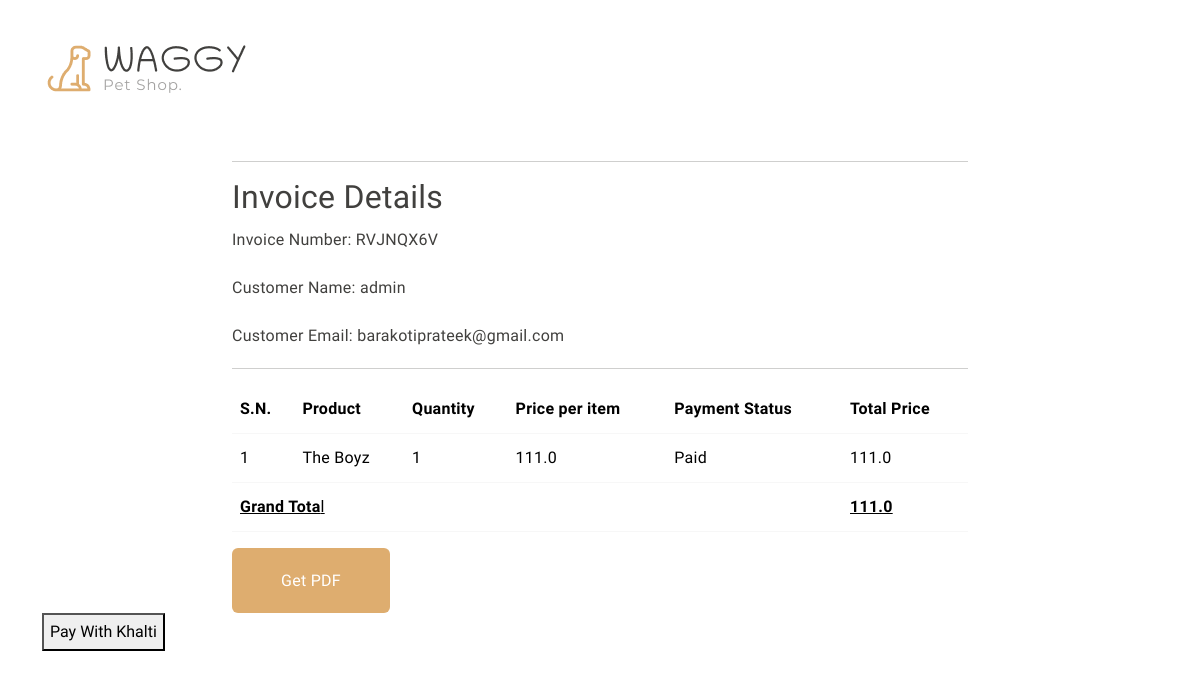
Screenshot of /invoice-details/RVJNQX6V (signed in) with the database file from the repository.
### shop/product/models.py (models this page shows, shortened)
class Order(db.Model):
    id = db.Column(db.Integer, primary_key=True)
    quantity = db.Column(db.Integer, nullable=False)
    price = db.Column(db.Float, nullable=False)
    status = db.Column(db.String(100), nullable=False, default="Pending")
    payment_status = db.Column(db.String(100), nullable=False, default="Unpaid")
    invoice = db.Column(db.String(1000), nullable=True)
    invoice_number = db.Column(db.String(8))
    user_link = db.Column(db.Integer, db.ForeignKey('user.id'), nullable=False)
    product_link = db.Column(db.Integer, db.ForeignKey('product.id'), nullable=False)
    user = db.relationship('User', backref='orders')
    product = db.relationship('Product', backref='ordered_in_orders')

class Product(db.Model):
    id = db.Column(db.Integer , primary_key = True)
    name = db.Column(db.String(50) , nullable =False)
    date_created = db.Column(db.Date , default= datetime.now().date)
    image_file = db.Column(db.String(20), nullable=False, default = 'default.jpg')
    price = db.Column(db.Numeric(10,2) , nullable=False)
    tags = db.Column(db.String(200))
    desc = db.Column(db.String(1000))
    category_id = db.Column(db.Integer , db.ForeignKey('category.id'))
    category = db.relationship('Category', backref=db.backref('associated_products', lazy=True))
    user_id = db.Column(db.Integer , db.ForeignKey('user.id') , nullable = False)
    likes = db.relationship('Likes', backref='product', lazy=True , cascade='all, delete-orphan')
    carts = db.relationship('Cart', backref=db.backref('product', lazy=True), cascade= 'all, delete-orphan', single_parent=True)
    orders = db.relationship('Order', backref=db.backref('ordered_product', lazy=True), cascade= 'all, delete-orphan', single_parent=True)
    ratings = db.relationship('Rating', backref='rated_product', lazy=True, cascade='all, delete-orphan')

### shop/user/models.py (models this page shows)
class User(db.Model, UserMixin):
    id = db.Column(db.Integer, primary_key = True)
    email = db.Column(db.String(120) , unique = True , nullable = False)
    username = db.Column(db.String(50) , nullable=False)
    password = db.Column(db.String(60) , nullable=False)
    image_file = db.Column(db.String(20), nullable=False, default = 'default.png')
    role = db.Column(db.String(20) , nullable=False , default='customer')
    likes = db.relationship('Likes', backref='user', cascade='all, delete-orphan')
    cart_items = db.relationship('Cart', backref=db.backref('user', lazy=True), cascade='all, delete-orphan')
    user_orders = db.relationship('Order', back_populates='user', cascade='all, delete-orphan')
    def delete(self):
        for like in self.likes:
            db.session.delete(like)
        for order in self.user_orders:
            db.session.delete(order)
        for cart_item in self.cart_items:
            db.session.delete(cart_item)
        db.session.delete(self)
        db.session.commit()

### shop/product/routes.py (the view)
@app.route('/invoice-details/<invoice_number>')
@login_required
def show_invoice_details(invoice_number):
    orders = Order.query.filter_by(user_link=current_user.id , invoice_number=invoice_number).all()
    user = User.query.get(current_user.id)
    print(invoice_number)
    return render_template('product/invoice_details.html', orders=orders, user=user, invoice_number=invoice_number)

### shop/user/models.py (called while the page is built)
@login_manager.user_loader
def load_user(user_id):
    return User.query.get(int(user_id))

### shop/templates/product/invoice_details.html (shortened to what this page needs)
{% extends 'base.html' %}
{% block body %}
<div class="container my-3">
    <div class="row py-4 pb-0 pb-sm-4 align-items-center ">
        <div class="col-sm-4 col-lg-3 text-center text-sm-start">
            <div class="main-logo">
                <a href="{{url_for('home')}}">
                    <img src="{{url_for('static', filename='images/logo.png')}}" alt="logo" class="img-fluid">
                </a>
            </div>
        </div>
        <div class="container mt-5">
            <div class="row justify-content-center">
                <div class="col-md-8">
                    <hr>
                    <h2>Invoice Details</h2>
                    <p>Invoice Number: {{ invoice_number }}</p>
                    <p>Customer Name: {{ user.username }}</p>
                    <p>Customer Email: {{ user.email }}</p>
                    <table class="table">
                        <thead>
                            <tr>
                                <th>S.N.</th>
                                <th>Product</th>
                                <th>Quantity</th>
                                <th>Price per item</th>
                                <th>Payment Status</th>
                                <th>Total Price</th>
                            </tr>
                        </thead>
                        <tbody>
                            {% for order in orders %}
                            <tr>
                                <td>{{ loop.index }}</td>
                                <td>{{ order.product.name }}</td>
                                <td>{{ order.quantity }}</td>
                                <td>{{ order.price / order.quantity }}</td>
                                <td>{{ order.payment_status }}</td>
                                <td>{{ order.price }}</td>
                            </tr>
                            {% endfor %}
                            <hr>
                            <tr>
                                <td colspan="5"><u><strong>Grand Tota</strong>l</u></td>
                                <td><u><strong>{{ orders | map(attribute='price') | sum }}</strong></u></td>
                            </tr>
                        </tbody>
                    </table>
                    <a href="{{ url_for('generate_pdf', invoice_number=invoice_number) }}" class="btn btn-primary">Get
                        PDF</a>
                </div>
            </div>
        </div>
        <form id="payment-form" method="post" action="{{ url_for('initkhalti') }}">
            <button type="submit" id="payment-button">Pay With Khalti</button>
        </form>
    </div>
</div>
{% endblock %}

### shop/static/style.css (style rules this page uses)
:root { --header-height: 160px; --header-height-min: 80px; }
:root { --accent-color: #DEAD6F; --dark-color: #222222; --light-dark-color: #727272; --light-color: #fff; --grey-color: #dbdbdb; --light-grey-color: #fafafa; --primary-color: #6995B1; --light-primary-color: #eef1f3; }
:root { --body-font: 'Chilanka', cursive; --heading-font: 'Chilanka', cursive; --secondary-font: 'Montserrat', sans-serif; }
.btn-primary { padding: 1.2rem 3rem; --bs-btn-color: #fff; --bs-btn-bg: #DEAD6F; --bs-btn-border-color: transparent; --bs-btn-hover-color: #fff; --bs-btn-hover-bg: #e9b775; --bs-btn-hover-border-color: transparent; --bs-btn-focus-shadow-rgb: 49, 132, 253; --bs-btn-active-color: #fff; --bs-btn-active-bg: #DEAD6F; --bs-btn-active-border-color: transparent; --bs-btn-active-shadow: inset 0 3px 5px rgba(0, 0, 0, 0.125); --bs-btn-disabled-color: #fff; --bs-btn-disabled-bg: #d3d7dd; --bs-btn-disabled-border-color: transparent; }
h1, h2, h3, h4, h5, h6 { font-family: var(--heading-font); color: var(--bs-body-color); font-weight: 400; text-transform: capitalize; }
a { text-decoration: none; }

### rows the page displays
Order: invoice_number "RVJNQX6V", product.name "The Boyz", quantity "1", order.price/order.quantity "111.0", payment_status "Paid", price "111.0"
User: username "admin", email "barakotiprateek@gmail.com"

### other values shown
{{ orders | map(attribute='price') | sum }} "111.0"
